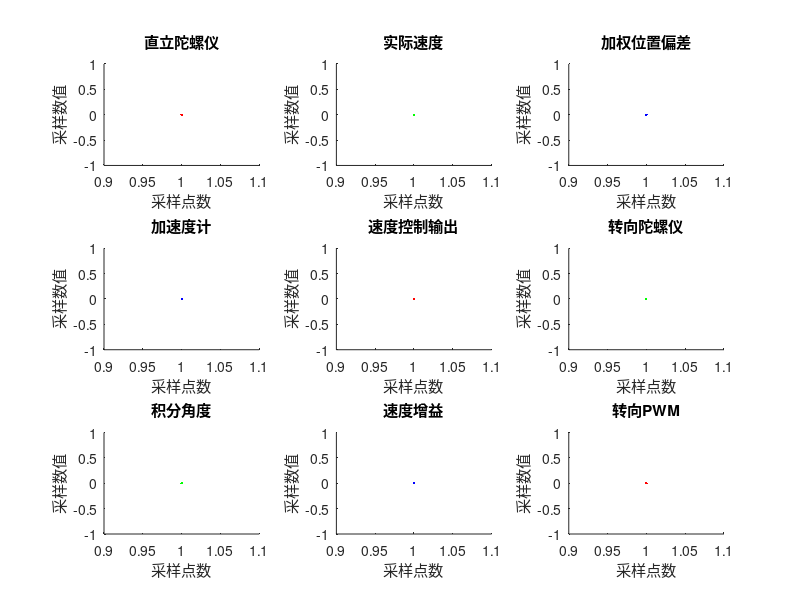

Source code (MATLAB): (Note: this script raises an error after producing the figure.)
close all;
clear all;
clc;

global t;
global m;
global x;
global ii;
global data;
global SUBP

data = [0];
t = [0];
m = ones(9,1);
x = 1;
ii = 1;

%波形图形部分设置

figure('NumberTitle', 'off', 'Name', '东北师范大学 电磁翼十路示波器');
SUBP(1) = subplot(331);
hold on
h1 = plot(0,'r','LineWidth',3);
title('直立陀螺仪');
xlabel('采样点数');
ylabel('采样数值');

SUBP(2) = subplot(332);
hold on
h2 = plot(0,'g','LineWidth',3);
title('实际速度');
xlabel('采样点数');
ylabel('采样数值');

SUBP(3) = subplot(333);
hold on;
h3 = plot(0,'b','LineWidth',3);
title('加权位置偏差');
xlabel('采样点数');
ylabel('采样数值');

SUBP(4) = subplot(334);
hold on
h4 = plot(0,'b','LineWidth',3);
title('加速度计');
xlabel('采样点数');
ylabel('采样数值');

SUBP(5) = subplot(335);
hold on
h5 = plot(0,'r','LineWidth',3);
title('速度控制输出');
xlabel('采样点数');
ylabel('采样数值');

SUBP(6) = subplot(336);
hold on
h6 = plot(0,'g','LineWidth',3);
title('转向陀螺仪');
xlabel('采样点数');
ylabel('采样数值');

SUBP(7) = subplot(337);
hold on
h7 = plot(0,'g','LineWidth',3);
title('积分角度');
xlabel('采样点数');
ylabel('采样数值');

SUBP(8) = subplot(338);
hold on
h8 = plot(0,'b','LineWidth',3);
title('速度增益');
xlabel('采样点数');
ylabel('采样数值');

SUBP(9) = subplot(339);
hold on
h9 = plot(0,'r','LineWidth',3);
title('转向PWM');
xlabel('采样点数');
ylabel('采样数值');

H = [h1;h2;h3;h4;h5;h6;h7;h8;h9];


%串口部分设置
s = serial('COM17');            %选择串口~
s.BaudRate = 19200;              %选择波特率
s.DataBits = 8;                 %设置数据位数
s.StopBits = 1;                 %设置停止位
set(s,'Parity', 'none','FlowControl','none');   %无校验位，无流控制
s.ReadAsyncMode = 'continuous';                 %异步接收模式为连续
s.BytesAvailableFcnMode = 'byte';               %回调函数模式为字节
s.BytesAvailableFcnCount = 100;                  %每接收到100个字节，触发中断，调用回调函数，0xff,0xa5，0x5a(0x5b) 三位帧头+七位数据
s.BytesAvailableFcn = {@callback_16bit,H};      %回调函数地址，以及相应波形显示通道句柄

try
    fopen(s);                               %打开串口
catch err
    fprintf('串口打开失败。\n');
end

fprintf('串口打开成功\n');
